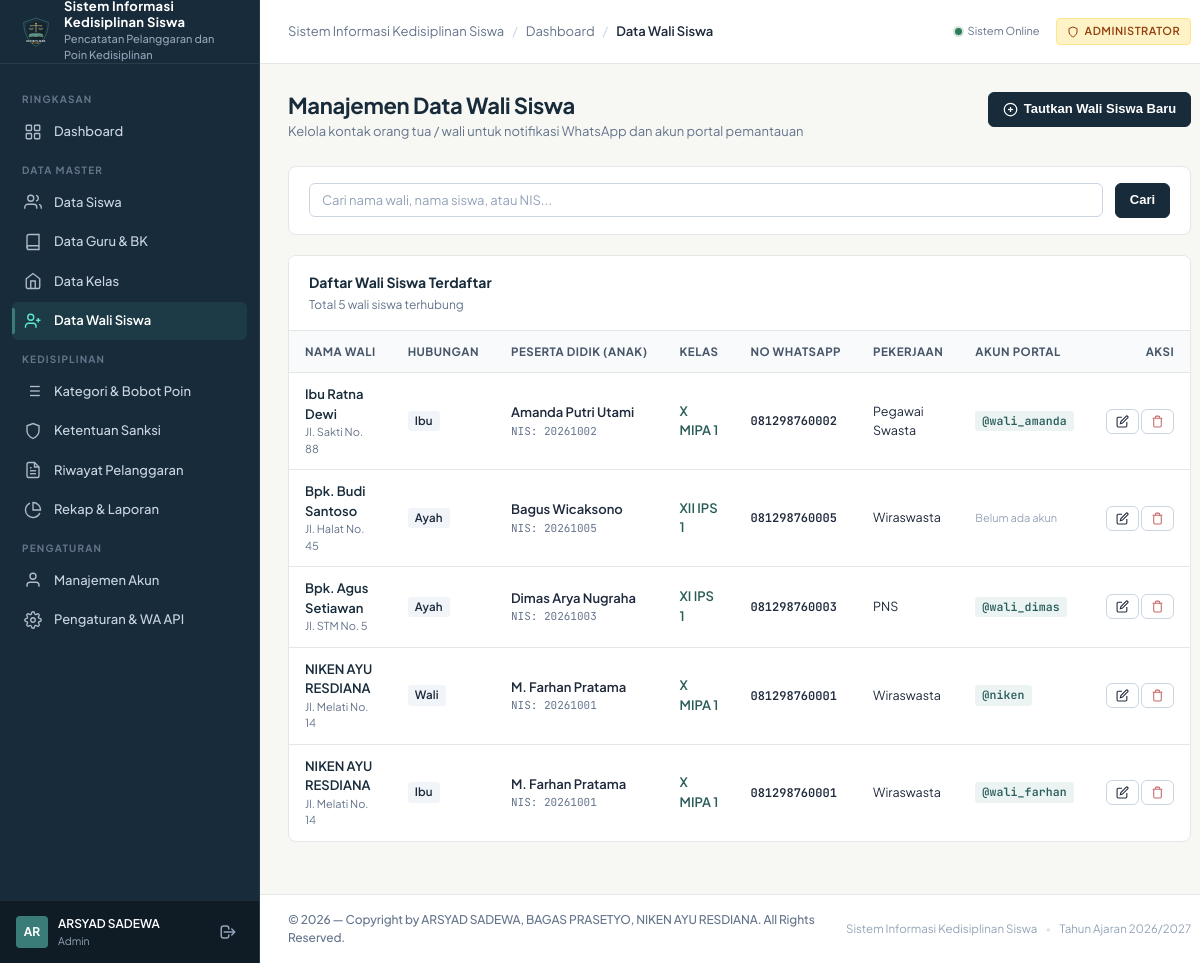
Page /admin/parents.php (signed in) on the earlier database version.
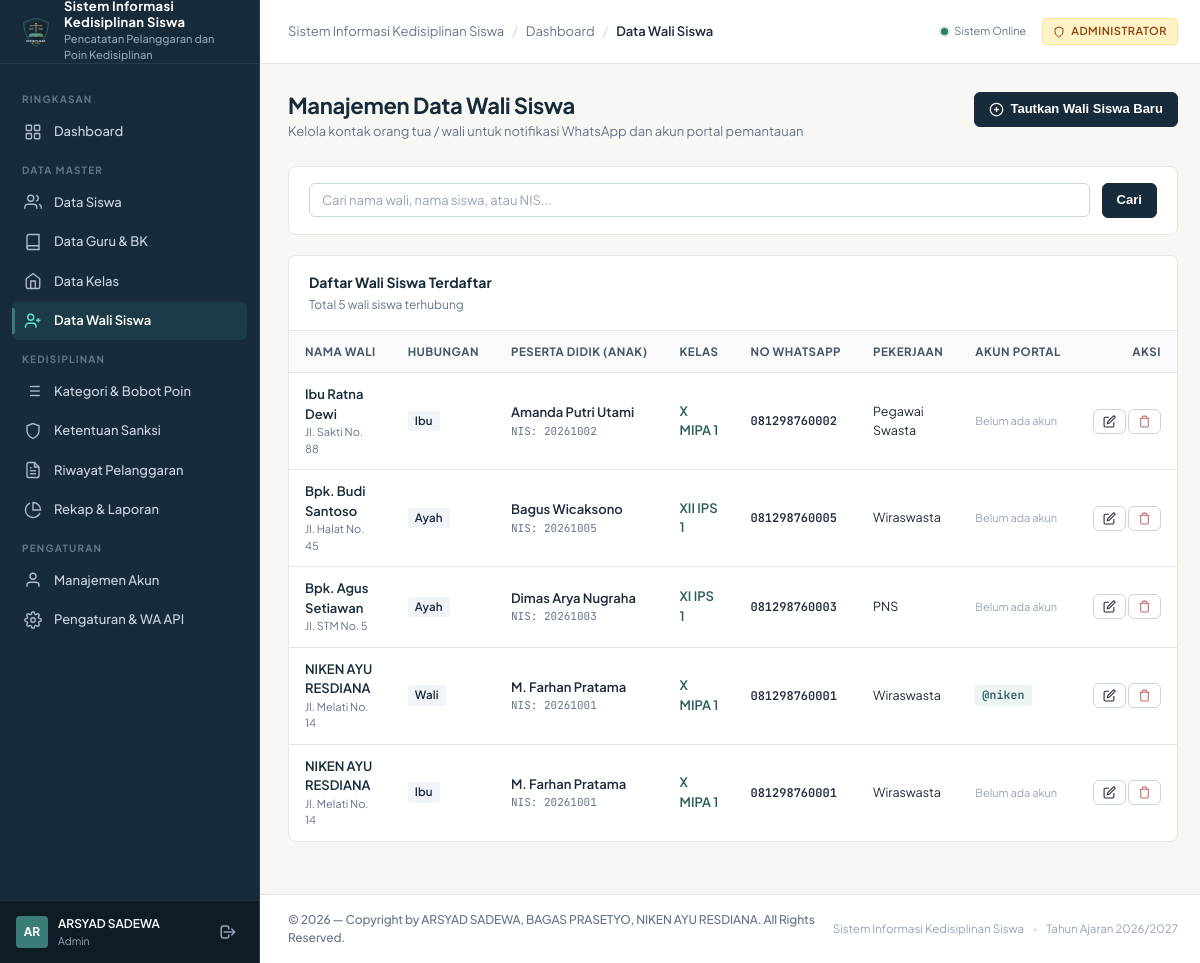
Same page on the later database version.
### tables this page shows
CREATE TABLE `users` (
    `id` INT AUTO_INCREMENT PRIMARY KEY,
    `username` VARCHAR(50) NOT NULL UNIQUE,
    `password` VARCHAR(255) NOT NULL,
    `full_name` VARCHAR(100) NOT NULL,
    `role` ENUM('admin', 'teacher', 'parent') NOT NULL,
    `status` ENUM('active', 'inactive') NOT NULL DEFAULT 'active',
    `last_login` DATETIME NULL,
    `created_at` TIMESTAMP DEFAULT CURRENT_TIMESTAMP,
    `updated_at` TIMESTAMP DEFAULT CURRENT_TIMESTAMP ON UPDATE CURRENT_TIMESTAMP
);

CREATE TABLE `parents` (
    `id` INT AUTO_INCREMENT PRIMARY KEY,
    `user_id` INT NULL,
    `student_id` INT NOT NULL,
    `nama_wali` VARCHAR(100) NOT NULL,
    `hubungan` ENUM('Ayah', 'Ibu', 'Wali') NOT NULL DEFAULT 'Ayah',
    `pekerjaan` VARCHAR(100) NULL,
    `no_telp` VARCHAR(20) NOT NULL,
    `alamat` TEXT NULL,
    `created_at` TIMESTAMP DEFAULT CURRENT_TIMESTAMP,
    `updated_at` TIMESTAMP DEFAULT CURRENT_TIMESTAMP ON UPDATE CURRENT_TIMESTAMP,
    CONSTRAINT `fk_parents_user` FOREIGN KEY (`user_id`) REFERENCES `users` (`id`) ON DELETE SET NULL ON UPDATE CASCADE,
    CONSTRAINT `fk_parents_student` FOREIGN KEY (`student_id`) REFERENCES `students` (`id`) ON DELETE CASCADE ON UPDATE CASCADE
);

CREATE TABLE `students` (
    `id` INT AUTO_INCREMENT PRIMARY KEY,
    `nis` VARCHAR(30) NOT NULL UNIQUE,
    `nisn` VARCHAR(30) NULL UNIQUE,
    `nama_lengkap` VARCHAR(100) NOT NULL,
    `jenis_kelamin` ENUM('L', 'P') NOT NULL,
    `class_id` INT NOT NULL,
    `tempat_lahir` VARCHAR(50) NULL,
    `tanggal_lahir` DATE NULL,
    `alamat` TEXT NULL,
    `no_telp_wali` VARCHAR(20) NOT NULL,
    `total_poin` INT NOT NULL DEFAULT 0,
    `status_siswa` ENUM('aktif', 'lulus', 'pindah', 'dikeluarkan') NOT NULL DEFAULT 'aktif',
    `created_at` TIMESTAMP DEFAULT CURRENT_TIMESTAMP,
    `updated_at` TIMESTAMP DEFAULT CURRENT_TIMESTAMP ON UPDATE CURRENT_TIMESTAMP,
    CONSTRAINT `fk_students_class` FOREIGN KEY (`class_id`) REFERENCES `classes` (`id`) ON DELETE RESTRICT ON UPDATE CASCADE
);

CREATE TABLE `classes` (
    `id` INT AUTO_INCREMENT PRIMARY KEY,
    `nama_kelas` VARCHAR(50) NOT NULL UNIQUE,
    `tingkat` ENUM('X', 'XI', 'XII') NOT NULL,
    `jurusan` VARCHAR(50) NOT NULL DEFAULT 'MIPA',
    `wali_kelas_id` INT NULL,
    `tahun_ajaran` VARCHAR(20) NOT NULL DEFAULT '2026/2027',
    `created_at` TIMESTAMP DEFAULT CURRENT_TIMESTAMP,
    `updated_at` TIMESTAMP DEFAULT CURRENT_TIMESTAMP ON UPDATE CURRENT_TIMESTAMP,
    CONSTRAINT `fk_classes_wali` FOREIGN KEY (`wali_kelas_id`) REFERENCES `teachers` (`id`) ON DELETE SET NULL ON UPDATE CASCADE
);

### includes/auth.php (called while the page is built, shortened)
<?php
function current_user() {
    static $user = null;
    if ($user !== null) return $user;
    try {
        $pdo = get_db_connection();
        $stmt = $pdo->prepare("
            SELECT id, username, full_name, role, status
            FROM users
            WHERE id = ? AND status = 'active'
        ");
        $stmt->execute([$_SESSION['user_id']]);
        $user = $stmt->fetch();
    } catch (Throwable $e) {
        return null;
    }
    return $user;
}
function require_role($allowed_roles) {
    $user = current_user();
}

### includes/functions.php (called while the page is built, shortened)
<?php
function e($value) {
    return htmlspecialchars((string)($value ?? ''), ENT_QUOTES, 'UTF-8');
}

### admin/parents.php (the view, shortened to what the rows shown need)
<?php
require_role(['admin']);
$pdo = get_db_connection();
$where = "1=1";
$params = [];
$stmt = $pdo->prepare("
    SELECT p.*, s.nama_lengkap as nama_siswa, s.nis, c.nama_kelas, u.username
    FROM parents p
    JOIN students s ON p.student_id = s.id
    JOIN classes c ON s.class_id = c.id
    LEFT JOIN users u ON p.user_id = u.id
    WHERE {$where}
    ORDER BY s.nama_lengkap ASC
");
$stmt->execute($params);
$parents = $stmt->fetchAll();
require_once __DIR__ . '/../includes/header.php';
?>
<div class="page-header">
  <div>
    <h1 class="page-title">Manajemen Data Wali Siswa</h1>
  </div>
</div>
<div class="surface-card">
  <div class="card-header-styled">
    <div>
      <h2 class="card-title-styled">Daftar Wali Siswa Terdaftar</h2>
    </div>
  </div>
  <div class="card-body-styled" style="padding: 0;">
    <div class="table-responsive">
      <table class="app-table">
        <thead>
          <tr>
            <th>Nama Wali</th>
            <th>Hubungan</th>
            <th>Peserta Didik (Anak)</th>
            <th>Kelas</th>
            <th>No WhatsApp</th>
            <th>Pekerjaan</th>
            <th>Akun Portal</th>
            <th style="text-align: right;">Aksi</th>
          </tr>
        </thead>
        <tbody>
          <?php if (empty($parents)): ?>
            <tr>
              <td colspan="8">
                <div class="empty-state">
                  <div class="empty-state-title">Belum ada data wali siswa</div>
                  <div class="empty-state-text">Silakan tautkan data wali siswa baru.</div>
                </div>
              </td>
            </tr>
          <?php else: ?>
            <?php foreach ($parents as $p): ?>
              <tr>
                <td>
                  <div style="font-weight: 600; color: var(--color-primary);"><?= e($p['nama_wali']) ?></div>
                  <div style="font-size: 11px; color: var(--color-text-muted);"><?= e($p['alamat'] ?: '-') ?></div>
                </td>
                <td>
                  <span class="badge" style="background-color: #F1F5F9; color: var(--color-text-main);"><?= e($p['hubungan']) ?></span>
                </td>
                <td>
                  <div style="font-weight: 600;"><?= e($p['nama_siswa']) ?></div>
                  <div style="font-size: 11px; font-family: var(--font-mono); color: var(--color-text-muted);">NIS: <?= e($p['nis']) ?></div>
                </td>
                <td>
                  <span style="font-weight: 600; color: var(--color-accent-dark);"><?= e($p['nama_kelas']) ?></span>
                </td>
                <td>
                  <span style="font-family: var(--font-mono); font-size: 12px; font-weight: 600;"><?= e($p['no_telp']) ?></span>
                </td>
                <td>
                  <span style="font-size: 12.5px;"><?= e($p['pekerjaan'] ?: '-') ?></span>
                </td>
                <td>
                  <?php if ($p['username']): ?>
                    <span class="badge" style="background-color: #EBF4F3; color: var(--color-accent-dark); font-family: var(--font-mono);">
                      @<?= e($p['username']) ?>
                    </span>
                  <?php else: ?>
                    <span style="font-size: 11px; color: var(--color-text-subtle);">Belum ada akun</span>
                  <?php endif; ?>
                </td>
                <td style="text-align: right; white-space: nowrap;">
                  <button type="button" class="btn btn-secondary btn-sm" onclick='editParent(<?= json_encode($p) ?>)' title="Ubah Data">
                    <svg width="13" height="13" viewBox="0 0 24 24" fill="none" stroke="currentColor" stroke-width="2"><path d="M11 4H4a2 2 0 0 0-2 2v14a2 2 0 0 0 2 2h14a2 2 0 0 0 2-2v-7"/><path d="M18.5 2.5a2.121 2.121 0 0 1 3 3L12 15l-4 1 1-4 9.5-9.5z"/></svg>
                  </button>
                  <button type="button" class="btn btn-secondary btn-sm" onclick="deleteParent(<?= (int)$p['id'] ?>, '<?= e(addslashes($p['nama_wali'])) ?>')" style="color: var(--color-danger);" title="Hapus">
                    <svg width="13" height="13" viewBox="0 0 24 24" fill="none" stroke="currentColor" stroke-width="2"><polyline points="3 6 5 6 21 6"/><path d="M19 6v14a2 2 0 0 1-2 2H7a2 2 0 0 1-2-2V6m3 0V4a2 2 0 0 1 2-2h4a2 2 0 0 1 2 2v2"/></svg>
                  </button>
                </td>
              </tr>
            <?php endforeach; ?>
          <?php endif; ?>
        </tbody>
      </table>
    </div>
  </div>
</div>
<?php require_once __DIR__ . '/../includes/footer.php'; ?>

### includes/sidebar.php (shortened to what the rows shown need)
<?php
$user = current_user();
?>
<aside class="app-sidebar" id="app-sidebar">
  <div class="sidebar-footer">
    <div class="user-mini-profile">
      <div class="user-avatar-initials">
        <?= strtoupper(substr($user['full_name'], 0, 2)) ?>
      </div>
      <div class="user-info">
        <span class="user-name" title="<?= e($user['full_name']) ?>"><?= e($user['full_name']) ?></span>
        <span class="user-role"><?= e($user['role']) ?></span>
      </div>
    </div>
  </div>
</aside>

Differences in the rows shown:
changed parents "Ibu Ratna Dewi": user.username "wali_amanda" → (not shown); text "@" → "Belum ada akun"
changed parents "Bpk. Agus Setiawan": user.username "wali_dimas" → (not shown); text "@" → "Belum ada akun"
changed parents (number 5 of 5 on the later page): user.username "wali_farhan" → (not shown); text "@" → "Belum ada akun"
